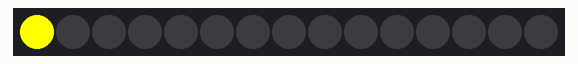
The program below on a simulated Raspberry Pi Pico running MicroPython. Shown: 15 RGB LEDs in strip order, left to right.

Above: at 0.15 s.
At 5.07 s:
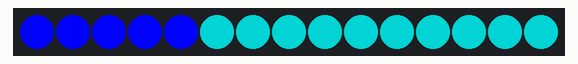
At 10.0 s:
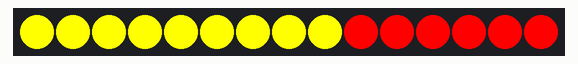
At 19.96 s:
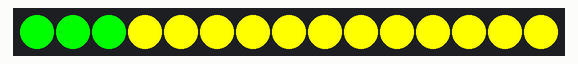
At 30.21 s:
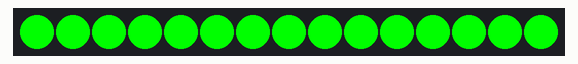
At 39.87 s:
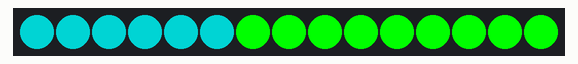

The program:

Day12-4.py
```python
# Imports
import time
from machine import Pin
from neopixel import NeoPixel

strip = NeoPixel(Pin(28),15)

# Colour variables
red = 255,0,0
green = 0,255,0
blue = 0,0,255
yellow = 255,255,0
turquoise = 0,128,128
purple = 128,0,128

# Define colour list
colours = [yellow, green, turquoise, blue, purple, red]

while True:
    for j in colours:
        for i in range(15):
            strip[i] = (j)
            time.sleep(0.1)
            strip.write()
```
